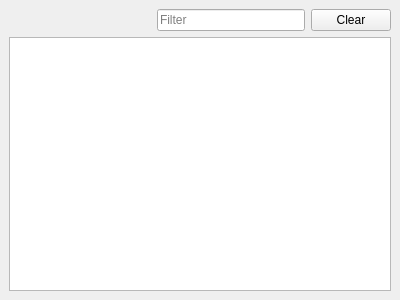
<?xml version="1.0" encoding="UTF-8"?>
<ui version="4.0">
 <class>ConsoleWidget</class>
 <widget class="QDockWidget" name="ConsoleWidget">
  <property name="geometry">
   <rect>
    <x>0</x>
    <y>0</y>
    <width>400</width>
    <height>300</height>
   </rect>
  </property>
  <property name="windowTitle">
   <string>Console</string>
  </property>
  <widget class="QWidget" name="dockWidgetContents">
   <layout class="QVBoxLayout" name="verticalLayout">
    <item>
     <layout class="QHBoxLayout" name="horizontalLayout">
      <item>
       <spacer name="horizontalSpacer">
        <property name="orientation">
         <enum>Qt::Horizontal</enum>
        </property>
        <property name="sizeHint" stdset="0">
         <size>
          <width>40</width>
          <height>20</height>
         </size>
        </property>
       </spacer>
      </item>
      <item>
       <widget class="QLineEdit" name="leFilter">
        <property name="placeholderText">
         <string>Filter</string>
        </property>
        <property name="clearButtonEnabled">
         <bool>true</bool>
        </property>
       </widget>
      </item>
      <item>
       <widget class="QPushButton" name="btnClear">
        <property name="text">
         <string>Clear</string>
        </property>
       </widget>
      </item>
     </layout>
    </item>
    <item>
     <widget class="QTableView" name="tvOutput">
      <property name="contextMenuPolicy">
       <enum>Qt::CustomContextMenu</enum>
      </property>
      <property name="alternatingRowColors">
       <bool>true</bool>
      </property>
      <property name="selectionMode">
       <enum>QAbstractItemView::SingleSelection</enum>
      </property>
      <property name="selectionBehavior">
       <enum>QAbstractItemView::SelectRows</enum>
      </property>
      <property name="showGrid">
       <bool>false</bool>
      </property>
      <property name="sortingEnabled">
       <bool>false</bool>
      </property>
      <property name="wordWrap">
       <bool>false</bool>
      </property>
      <property name="cornerButtonEnabled">
       <bool>false</bool>
      </property>
      <attribute name="verticalHeaderVisible">
       <bool>false</bool>
      </attribute>
     </widget>
    </item>
   </layout>
  </widget>
 </widget>
 <resources/>
 <connections>
  <connection>
   <sender>leFilter</sender>
   <signal>textChanged(QString)</signal>
   <receiver>ConsoleWidget</receiver>
   <slot>filterChanged(QString)</slot>
   <hints>
    <hint type="sourcelabel">
     <x>260</x>
     <y>36</y>
    </hint>
    <hint type="destinationlabel">
     <x>514</x>
     <y>223</y>
    </hint>
   </hints>
  </connection>
  <connection>
   <sender>btnClear</sender>
   <signal>clicked()</signal>
   <receiver>ConsoleWidget</receiver>
   <slot>clearPressed()</slot>
   <hints>
    <hint type="sourcelabel">
     <x>361</x>
     <y>36</y>
    </hint>
    <hint type="destinationlabel">
     <x>391</x>
     <y>378</y>
    </hint>
   </hints>
  </connection>
 </connections>
 <slots>
  <slot>filterChanged(QString)</slot>
  <slot>clearPressed()</slot>
 </slots>
</ui>
